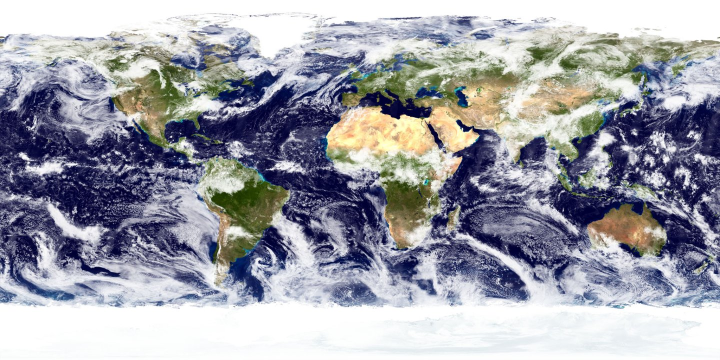
#> input picture Lecture/1/earthmap.jpg, 1440 x 720 px (shown at 1/2 size)
$ python earth.py
#> lines starting #> are read from the running program, lines starting #| are printed output that depends on the picture
### tools/spaceCraftState.py
from scipy.integrate import ode
import numpy as np
import matplotlib.pyplot as plt
import math as m
import os
import csv


def perturbations():
    return {
        'J2':False,
        'Drag':False,
        'Lunar':False,
        'Solar':False
    }

class spaceCraftState():
    def __init__(self,planet,kepler=False,stateVec=[],TLE=False,sat="",perturbation=perturbations()):
        self.name = planet
        self.readData()
        self.G = 0.0000000000000000000667430 #(N*km^2)/kg^2
        self.mu = self.G * self.mass
        self.deg2rad = np.pi/180
        self.rad2deg = 180/np.pi
        self.kepler = kepler
        self.TLE = TLE
        self.rad2revperday = m.pi/(12*3600)
        self.perturbation = perturbation

        if kepler:
            #EX:kelper=True,stateVec=[65,0.5,65,45,25,45]
            #[a,e,i,RAAN,w,vu]
            self.stateVec = stateVec
            self.a = stateVec[0]  #semi-major axis [km]
            self.e = stateVec[1]  #eccentricity [--]
            self.i = stateVec[2]*self.deg2rad  #inclination [rad]
            self.RAAN = stateVec[3]*self.deg2rad #Right ascension of the ascending node [rad]
            self.w = stateVec[4]*self.deg2rad  #argument of perigee [rad]
            self.vu = stateVec[5]*self.deg2rad #true anomaly [rad]
            self.COE2RV()

        if TLE:
            #EX:TLE=True,sat="GPS BIIR-4  (PRN 20)"
            self.satellite = sat
            self.TLEdecode()
            self.COE2RV()

    def readData(self):
        fileName = os.path.join("C:/Users/spong/Documents/Code/projects/spacemechanics/data","SolarSystem.csv")
        file = open(fileName,newline='')
        reader = csv.reader(file)
        header = next(reader)
        for row in reader:
            if(row[0] == ''):
                break
            Name = row[0]
            if self.name == Name:
                self.mass = float(row[1])
                self.radius = float(row[2])
                self.rotation = float(row[3])
                self.distance = float(row[4])
                self.eccentricity  = float(row[5])
                self.J2 = float(row[6])
        file.close()

    # [297 lines left out: functions dydt, propagateOrbit, plot, COE2RV, TLEdecode, TLEheader and 4 more, not called in this run]

### Lecture/1/earth.py
import PIL
import matplotlib.pyplot as plt
from matplotlib.animation import FFMpegWriter
import numpy as np
from mpl_toolkits.mplot3d import Axes3D
import sys
plt.rcParams['animation.ffmpeg_path'] = 'C:\\Users\\spong\\Downloads\\ffmpeg-6.0-full_build\\ffmpeg-6.0-full_build\\bin\\ffmpeg.exe'


sys.path.append('C:/Users/spong/Documents/Code/projects/spacemechanics/tools/data')
sys.path.append('C:/Users/spong/Documents/Code/projects/spacemechanics/tools')
from planetaryData import earth
from spaceCraftState import spaceCraftState
from spaceCraftState import perturbations

# load bluemarble with PIL
bm = PIL.Image.open('earthmap.jpg')
#> bm is the input picture: PIL image 1440x720 RGB; mean R, G, B 159.3, 160.8, 170.3
# it's big, so I'll rescale it, convert to array, and divide by 256 to get RGB values that matplotlib accept
bm = np.array(bm.resize([int(d/5) for d in bm.size]))/256.
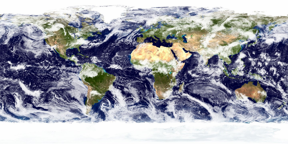
#> bm: shape (144, 288, 3) float64; mean R, G, B 0.622, 0.628, 0.665

# coordinates of the image - don't know if this is entirely accurate, but probably close
lons = np.linspace(-180, 180, bm.shape[1]) * np.pi/180
#> lons = 288 values from -3.14 to 3.14
lats = np.linspace(-90, 90, bm.shape[0])[::-1] * np.pi/180

# repeat code from one of the examples linked to in the question, except for specifying facecolors:
fig = plt.figure()
ax = fig.add_subplot(111, projection='3d',facecolor='black')
plt.style.use('dark_background')

state = [414+6371+1000+10000,0.5006189,0,105.6372,234.1955,0]
perts=perturbations()
perts['J2'] + True
Orbit1 = spaceCraftState('Earth',kepler=True,stateVec=state,perturbation=perts)
#> (the run stopped early here; a loop or call above may not have finished)

$ run again, with Lecture/1/earth.png saved as Lecture/1/earthmap.jpg
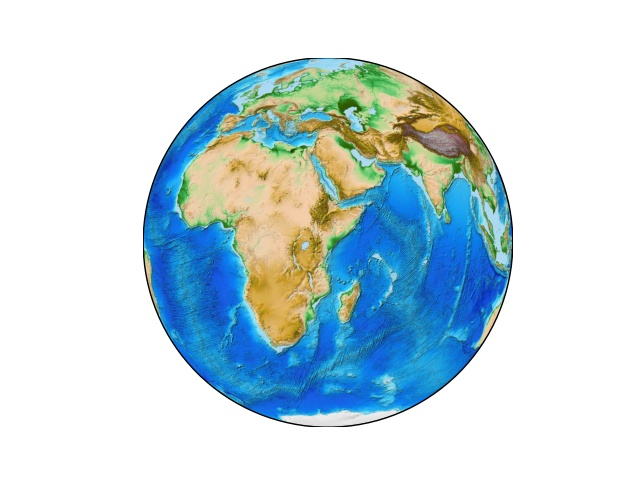
#> input picture Lecture/1/earth.png, 640 x 480 px
#> bm is the input picture: PIL image 640x480 RGB; mean R, G, B 198.5, 217.4, 224.1
#> `bm = np.array(bm.resize([int(d/5) for d in bm.size]))/256.`:
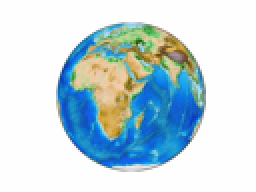
#> bm: shape (96, 128, 3) float64 (shown 2 times larger); mean R, G, B 0.775, 0.849, 0.875
